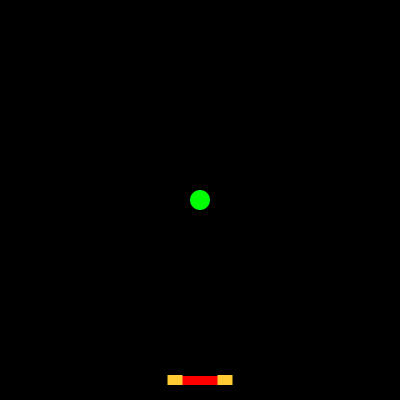
Frame 1 (no input)
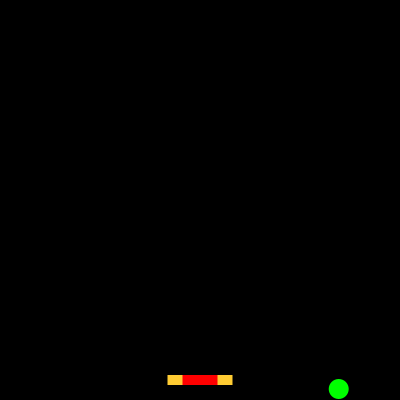
Frame 60 (the mouse pressed at the canvas centre just before this capture)
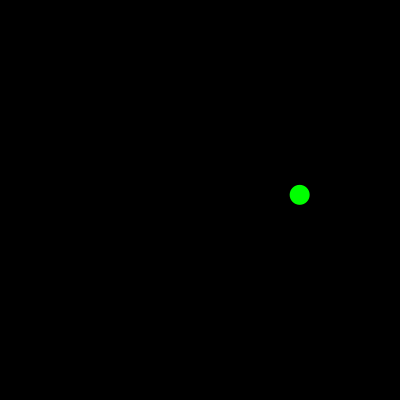
Frame 120 (the mouse held since frame 60 and released just before this capture)

The Processing sketch that drew these frames (run headless with seeded random() and noise(); from frame 60 on, the mouse is pressed at the canvas centre):

// Processing sketch: processing_86914
// ── processing_86914.pde

// Simple bat and ball example
// By Laurent (2013/Jan)

// http://forum.processing.org/topic/very-basic-and-detailed-ball-bat-example-using-direction

void setup() {
  // Set the screen size
  size(400, 400);
  
  // Set shapes to be drawn from their center instead of their upper right corners
  rectMode(CENTER);
  ellipseMode(CENTER);
}

void draw() {
  background(0);
  
  // Call the bat and the ball functions
  batMain();
  ballMain();
}

float ballX = 200, ballY = 200;
float direction = PI * .3f;
byte  speed = 4;

final static byte  ballSize  = 20;
final static color ballColor = #00FF00;

void ballMain() {
  // Draw the ball
  fill(ballColor);
  ellipse(ballX, ballY, ballSize, ballSize);

  // Update the ball
  ballX += speed * cos(direction);
  ballY += speed * sin(direction);

  // Call the walls function
  walls();

  // Keep the direction below two PI in order to keep control: You may ignore this
  if (direction > TWO_PI)        direction -= TWO_PI;
  else if (direction < -TWO_PI)  direction += TWO_PI;
}

short a = 200;

final static color batColor1 = #FF0000, batColor2 = #FFCC33;

void batMain() {
  // Draw the bat
  fill(batColor1);
  rect(a, 380, 60, 10);
  noStroke();

  // Draw the yellow sides
  fill(batColor2);
  rect(a - 25, 380, 15, 10);
  rect(a + 25, 380, 15, 10);

  // Update the bat only if mouse is pressed
  if (mousePressed) {

    // Right side of the screen
    if (mouseX > width>>1)    a += 4;
    // Other side of the screen
    else                      a -= 4;
  }

  // Detect contact with ball
  if (ballY + 10 > 375 && ballY + 10 < 385 && ballX + 10 > a - 30 && ballX - 10 < a + 30) {

    // If it hits the left side (yellow): Bounce back AND increase speed 
    if (ballX + 10 > a - 30 && ballX < a - 15) { // Left part
      direction = TWO_PI - direction;
      ++speed;
    }

    // Else if it hits the right side (yellow): Bounce back AND increase speed 
    else if (ballX - 10 < a + 30 && ballX < a + 15) {
      direction = TWO_PI - direction;
      ++speed;
    }

    // Else if it hits the middle (red): Bounce back AND reset speed
    else {
      direction = TWO_PI - direction;
      speed = 4;
    }
  }
}

void walls() {
  // Detect contact with the sides of the screen and mirror the direction
  // the 'ballX = 11' is just to make sure the ball will not get stuck
  if (ballX < 10) {
    ballX = 11;
    direction = PI - direction;
  }
  if (ballX > 390) {
    ballX = 389;
    direction = PI - direction;
  }
  if (ballY < 10) {
    ballY = 11;
    direction = TWO_PI - direction;
  }
  if (ballY > 390) {
    ballY = 389;
    direction = TWO_PI - direction;
  }
}
